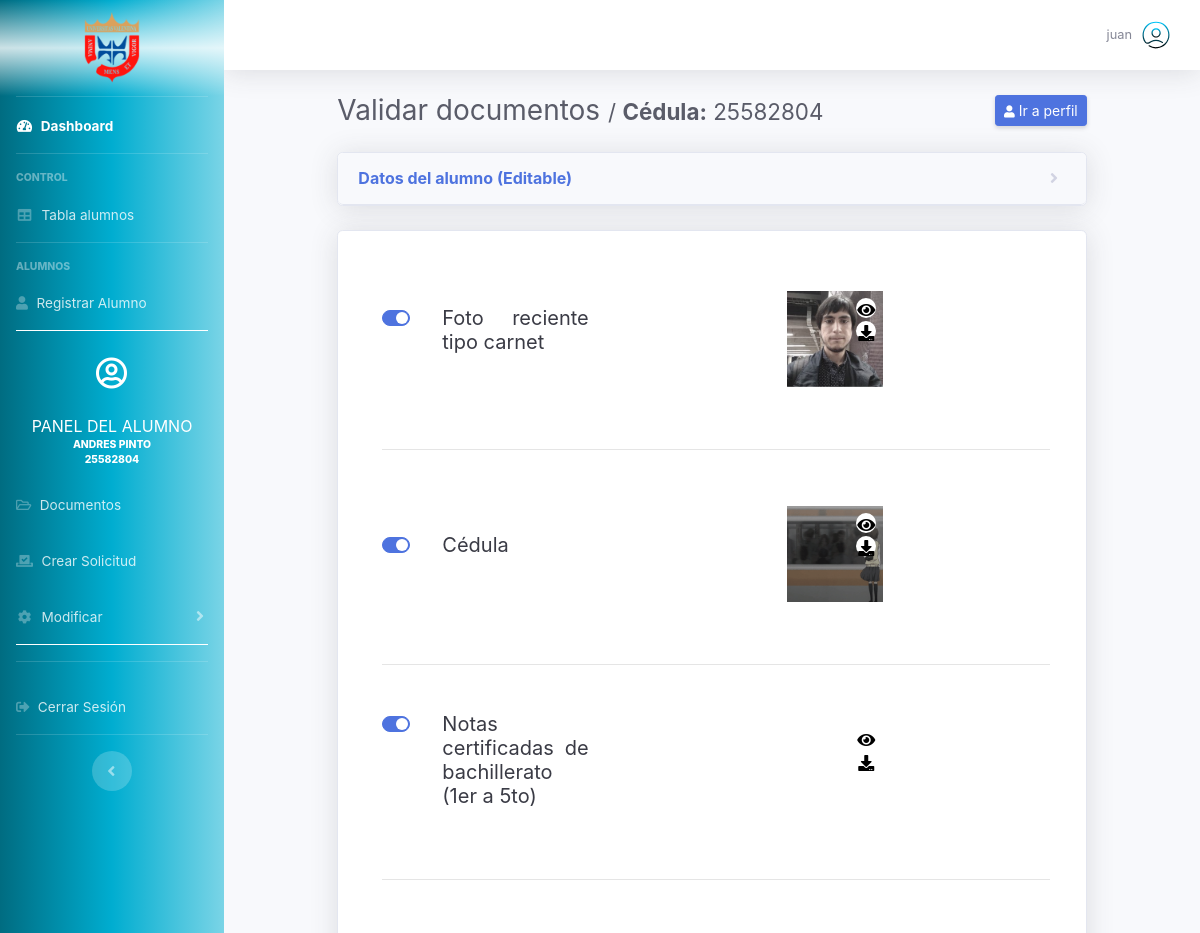
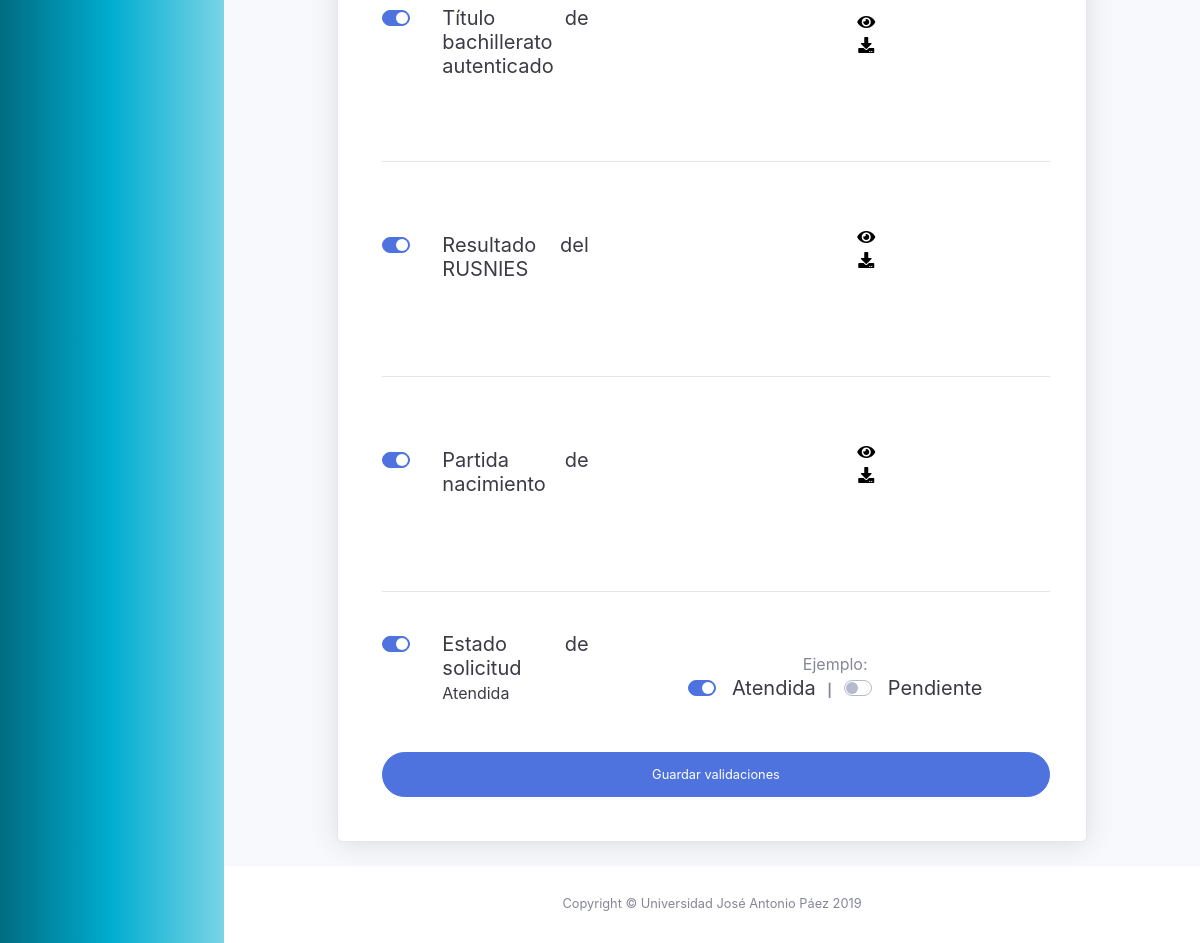
Page /page-admin-check.php?idd=29&ida=10&ci=25582804&mi=2 (signed in) on the committed database (2 pictures, top to bottom).
### tables this page shows
CREATE TABLE `alumnos` (
  `id_alumno` int(11) NOT NULL,
  `cedula` bigint(30) NOT NULL,
  `p_nombre` varchar(100) NOT NULL,
  `s_nombre` varchar(100) NOT NULL,
  `p_apellido` varchar(100) NOT NULL,
  `s_apellido` varchar(100) NOT NULL,
  `fecha_nacimiento` date NOT NULL,
  `estado_civil` varchar(1) NOT NULL,
  `metodo_ingreso` int(11) NOT NULL,
  `carrera` int(2) NOT NULL DEFAULT '0',
  `turno` int(11) NOT NULL,
  `pais_nac` varchar(100) NOT NULL,
  `estado_nac` varchar(100) NOT NULL,
  `ciudad_nac` varchar(100) NOT NULL,
  `municipio_nac` varchar(100) NOT NULL,
  `username` text NOT NULL,
  `contrasena` text NOT NULL,
  `correo` text NOT NULL,
  `documento` int(11) NOT NULL,
  `parientename` varchar(10) NOT NULL,
  `parentesco` varchar(10) NOT NULL,
  `discapacidad` varchar(10) NOT NULL,
  `nombreInst` varchar(20) NOT NULL,
  `anoEgreso` int(10) NOT NULL,
  `codigoInst` varchar(10) NOT NULL,
  `estadoInst` varchar(10) NOT NULL,
  `tipoInst` int(1) NOT NULL,
  `fechaCreacion` date NOT NULL,
  `ultActualizacion` date NOT NULL,
  `check_datos` int(3) NOT NULL DEFAULT '0',
  `pregunta` varchar(266) NOT NULL,
  `respuesta` varchar(266) NOT NULL
);

CREATE TABLE `documentos` (
  `id_documento` int(11) NOT NULL,
  `estatus` int(11) NOT NULL,
  `cedula` text NOT NULL,
  `fondo` text NOT NULL,
  `foto` text NOT NULL,
  `partida` text NOT NULL,
  `certificado_s` varchar(200) NOT NULL,
  `check_certificado_s` int(3) NOT NULL DEFAULT '0',
  `check_partida` int(3) NOT NULL DEFAULT '0',
  `check_nota` int(3) NOT NULL DEFAULT '0',
  `check_cedula` int(3) NOT NULL DEFAULT '0',
  `check_foto` int(3) NOT NULL DEFAULT '0',
  `check_rusinies` int(3) NOT NULL DEFAULT '0',
  `check_fondo` int(3) NOT NULL DEFAULT '0',
  `check_metodo` int(3) NOT NULL DEFAULT '0',
  `porcentaje` int(4) NOT NULL DEFAULT '0',
  `ultActDoc` date NOT NULL
);

CREATE TABLE `notas` (
  `documento` int(11) NOT NULL,
  `nota` varchar(100) NOT NULL
);

CREATE TABLE `rusnies` (
  `documento` int(11) NOT NULL,
  `rusnies` varchar(100) NOT NULL
);

### page-admin-check.php (the view, shortened to what the rows shown need)
<!DOCTYPE html>
<html lang="es">
<head>
  <link href="vendor/fontawesome-free/css/all.min.css" rel="stylesheet" type="text/css">
  <link href="css/font.css" rel="stylesheet">
  <link href="css/sb-admin-2.css" rel="stylesheet">
  <link href="css/dash.css" rel="stylesheet">
  <link href="css/style.css" rel="stylesheet">
  <link rel="stylesheet" href="css/lightbox.css">
  <link href="css/check.css" rel="stylesheet">
</head>
<body id="page-top">
  <div id="wrapper">
    <?php require('front/general/sidebar.php'); ?>
    <div id="content-wrapper" class="d-flex flex-column">
      <div id="content">
        <div id="page-admin-check" class="container-fluid">
        <?php
include 'back/conexion.php';
    if (isset($_GET['idd'])) {
      $idd = $_GET['idd'];
      }
    $sql= "SELECT * FROM documentos WHERE id_documento='$idd'";
    $result = mysqli_query($conexion, $sql);
    if ($result->num_rows > 0) {
      $row = mysqli_fetch_assoc($result);
    }else{
      $mensaje = "Ocurrió un error al cargar los documentos";
      echo ($mensaje);
    };
$ci = $_GET['ci'];
$path_image = 'back/documentos/';
?>
          <div class="d-sm-flex col-sm-12 col-lg-10 align-items-center justify-content-between mb-4 mx-auto">
            <h1 class="h3 mb-0 text-gray-800">Validar documentos <small> / <b>Cédula:</b> <?=$ci?></small></h1>
          </div>
<div class="col-sm-12 col-lg-10 mx-auto">
  <div class="card shadow mb-4">
    <div class="card-body">
      <div class="pl-4 pr-3 py-4">
        <form id="checkForm" method="POST" class="user needs-validation" novalidate>
          <div class="form-group row">
            <div class="col-md-12 text-md-center col-lg-8 text-lg-left pt-3 my-auto">
              <div id="preview-images-foto" class="preview-images">
                                      <?php
if ($row['foto'] != '') {
    ?>
                        <div class="thumbnail" style="background-image: url('<?=$path_image . $row['foto']?>')">
                          <div class="close-button-db">
                            <a href="<?=$path_image . $row['foto']?>" data-lightbox="galleryFoto" data-title="foto">
                              <i class="fas fa-eye"></i>
                            </a>
                            <a href="<?=$path_image . $row['foto']?>" download="<?php echo ('foto' . $ci) ?>">
                              <i class="fas fa-download"></i>
                            </a>
                          </div>
                        </div>
                    <?php
}
?>
              </div>
            </div>
          </div>
          <br>
          <br>
          <div class="form-group row">
            <div class="col-md-12 text-md-center col-lg-8 text-lg-left pt-3 my-auto">
              <div id="preview-images-cedula" class="preview-images">
                <?php
if ($row['cedula'] != '') {
    ?>
                          <div class="thumbnail" style="background-image: url('<?=$path_image . $row['cedula']?>')">
                            <div class="close-button-db">
                              <a href="<?=$path_image . $row['cedula']?>" data-lightbox="galleryCedula" data-title="Cedula">
                                <i class="fas fa-eye"></i>
                              </a>
                              <a href="<?=$path_image . $row['cedula']?>" download="<?php echo ('cedula' . $ci) ?>">
                                <i class="fas fa-download"></i>
                              </a>
                            </div>
                          </div>
                        <?php
}
?>
              </div>
            </div>
          </div>
          <br>
          <br>
          <div class="form-group row">
            <div class="col-md-12 text-md-center col-lg-8 text-lg-left pt-3 my-auto">
              <div id="preview-images-Notas" class="preview-images">
              <?php
$sql_notas = "SELECT * FROM notas
                                      WHERE documento = '$idd';";
$result_notas = mysqli_query($conexion, $sql_notas);
if ($result_notas->num_rows > 0) {
    while ($row_notas = mysqli_fetch_assoc($result_notas)) {
        ?>
                          <div class="thumbnail" style="background-image: url('<?=$path_image . $row_notas['nota']?>')">
                            <div class="close-button-db">
                              <a href="<?=$path_image . $row_notas['nota']?>" data-lightbox="galleryNotas" data-title="Notas">
                                <i class="fas fa-eye"></i>
                              </a>
                              <a href="<?=$path_image . $row_notas['nota']?>" download="<?php echo ('notas' . $ci) ?>">
                                <i class="fas fa-download"></i>
                              </a>
                            </div>
                          </div>
                        <?php
}
}
?>
              </div>
            </div>
          </div>
          <br>
          <br>
          <div class="form-group row">
            <div class="col-md-12 text-md-center col-lg-8 text-lg-left pt-3 my-auto">
              <div id="preview-images-fondo" class="preview-images">
               <?php
if ($row['fondo'] != '') {
    ?>
                          <div class="thumbnail" style="background-image: url('<?=$path_image . $row['fondo']?>')">
                            <div class="close-button-db">
                              <a href="<?=$path_image . $row['fondo']?>" data-lightbox="galleryFondo" data-title="Fondo">
                                <i class="fas fa-eye"></i>
                              </a>
                              <a href="<?=$path_image . $row['fondo']?>" download="<?php echo ('fondo' . $ci) ?>">
                                <i class="fas fa-download"></i>
                              </a>
                            </div>
                          </div>
                        <?php
}
?>
              </div>
            </div>
          </div>
          <br>
          <br>
          <div class="form-group row">
            <div class="col-md-12 text-md-center col-lg-8 text-lg-left pt-3 my-auto">
              <div id="preview-images-rusnies" class="preview-images">
             <?php
$sql_rusnies = "SELECT * FROM rusnies
                                        WHERE documento = '$idd';";
$result_rusnies = mysqli_query($conexion, $sql_rusnies);
if ($result_rusnies->num_rows > 0) {
    while ($row_rusnies = mysqli_fetch_assoc($result_rusnies)) {
        ?>
                          <div class="thumbnail" style="background-image: url('<?=$path_image . $row_rusnies['rusnies']?>')">
                            <div class="close-button-db">
                              <a href="<?=$path_image . $row_rusnies['rusnies']?>" data-lightbox="galleryRusnies" data-title="Rusnies">
                                <i class="fas fa-eye"></i>
                              </a>
                              <a href="<?=$path_image . $row_rusnies['rusnies']?>" download="<?php echo ('rusnies' . $ci) ?>">
                                <i class="fas fa-download"></i>
                              </a>
                            </div>
                          </div>
                        <?php
}
}
?>
              </div>
            </div>
          </div>
          <br>
          <br>
          <div class="form-group row">
            <div class="col-md-12 text-md-center col-lg-8 text-lg-left pt-3 my-auto">
              <div id="preview-images-partida" class="preview-images">
                <?php
if ($row['partida'] != '') {
    ?>
                          <div class="thumbnail" style="background-image: url('<?=$path_image . $row['partida']?>')">
                            <div class="close-button-db">
                              <a href="<?=$path_image . $row['partida']?>" data-lightbox="galleryPartida" data-title="Partida">
                                <i class="fas fa-eye"></i>
                              </a>
                              <a href="<?=$path_image . $row['partida']?>" download="<?php echo ('partida' . $ci) ?>">
                                <i class="fas fa-download"></i>
                              </a>
                            </div>
                          </div>
                        <?php
}
?>
              </div>
            </div>
          </div>
          <br>
          <br>
          <br>
        </form>
      </div>
    </div>
  </div>
</div>
        </div>
      </div>
    </div>
  </div>
</body>
</html>

### front/general/sidebar.php (shortened to what the rows shown need)
<?php
$rol = $_SESSION['rol'];
if ( $rol > 0 && isset($_GET['ida']) ) {
  $ida=$_GET['ida'];
  include 'back/conexion.php';
  $sql_alumno = "SELECT p_nombre, p_apellido, cedula, documento, ultActualizacion FROM alumnos
                 WHERE id_alumno = '$ida';";
  $result_alumno = mysqli_query($conexion, $sql_alumno);
  if ($result_alumno->num_rows > 0) {
  $row_alumno = mysqli_fetch_assoc($result_alumno);
  $p_nombre = $row_alumno['p_nombre'];
  $p_apellido = $row_alumno['p_apellido'];
  $ci = $row_alumno['cedula'];
  $idd = $row_alumno['documento'];
  }
}
?>
<ul class="navbar-nav bg-gradient-primary sidebar sidebar-dark accordion" id="accordionSidebar">
  <?php if ($rol >= 1 && isset($_GET['ida'])) {  ?>
  <hr class="sidebar-divider bg-white">
  <a class="sidebar-brand d-flex align-items-center justify-content-center text-white pt-2"
    href="page-student-perfil.php?ida=<?=$ida . '&ci=' . $ci . '&idd=' . $idd?>">
    <div class="sidebar-brand-icon align-items-center">
      <i class="far fa-user-circle"></i>
    </div>
  </a>
  <div class="sidebar-heading text-center text-white pb-2">
    <b class="h6">Panel del Alumno</b><br>
    <span>
      <?=$p_nombre . ' ' . $p_apellido?><br>
      <?=$ci?>
    </span>
  </div>
  <?php }?>
</ul>

### rows in the picture
alumnos: p_nombre "ANDRES", p_apellido "PINTO", cedula "25582804"
documentos: foto (picture), cedula (picture)

### other values in the picture
$_SESSION['username'] "juan"
$ci "25582804"
